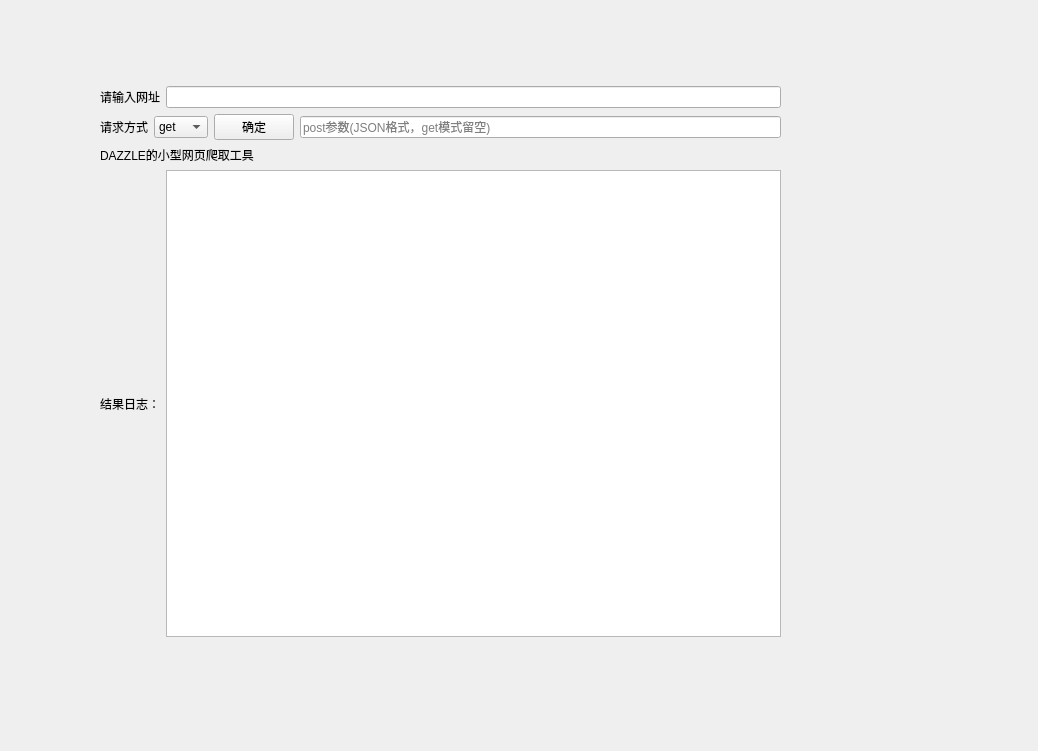
<?xml version="1.0" encoding="UTF-8"?>
<ui version="4.0">
 <class>MainWindow</class>
 <widget class="QMainWindow" name="MainWindow">
  <property name="geometry">
   <rect>
    <x>0</x>
    <y>0</y>
    <width>1038</width>
    <height>751</height>
   </rect>
  </property>
  <property name="windowTitle">
   <string>MainWindow</string>
  </property>
  <widget class="QWidget" name="centralwidget">
   <widget class="QWidget" name="verticalLayoutWidget">
    <property name="geometry">
     <rect>
      <x>100</x>
      <y>86</y>
      <width>681</width>
      <height>551</height>
     </rect>
    </property>
    <layout class="QVBoxLayout" name="verticalLayout_2">
     <item>
      <layout class="QHBoxLayout" name="horizontalLayout">
       <item>
        <widget class="QLabel" name="label">
         <property name="text">
          <string>请输入网址</string>
         </property>
        </widget>
       </item>
       <item>
        <widget class="QLineEdit" name="lineEdit"/>
       </item>
      </layout>
     </item>
     <item>
      <layout class="QHBoxLayout" name="horizontalLayout_2">
       <item>
        <widget class="QLabel" name="label_3">
         <property name="text">
          <string>请求方式</string>
         </property>
        </widget>
       </item>
       <item>
        <widget class="QComboBox" name="combo_method">
         <item>
          <property name="text">
           <string>get</string>
          </property>
         </item>
         <item>
          <property name="text">
           <string>post</string>
          </property>
         </item>
        </widget>
       </item>
       <item>
        <widget class="QPushButton" name="pushButton">
         <property name="text">
          <string>确定</string>
         </property>
        </widget>
       </item>
       <item>
        <widget class="QLineEdit" name="data_input">
         <property name="placeholderText">
          <string>post参数(JSON格式，get模式留空)</string>
         </property>
        </widget>
       </item>
      </layout>
     </item>
     <item>
      <widget class="QLabel" name="label_4">
       <property name="text">
        <string>DAZZLE的小型网页爬取工具</string>
       </property>
      </widget>
     </item>
     <item>
      <layout class="QHBoxLayout" name="horizontalLayout_3">
       <item>
        <widget class="QLabel" name="label_2">
         <property name="text">
          <string>结果日志：</string>
         </property>
        </widget>
       </item>
       <item>
        <widget class="QTextEdit" name="textEdit"/>
       </item>
      </layout>
     </item>
    </layout>
   </widget>
  </widget>
  <widget class="QMenuBar" name="menubar">
   <property name="geometry">
    <rect>
     <x>0</x>
     <y>0</y>
     <width>1038</width>
     <height>21</height>
    </rect>
   </property>
  </widget>
 </widget>
 <resources/>
 <connections/>
</ui>
